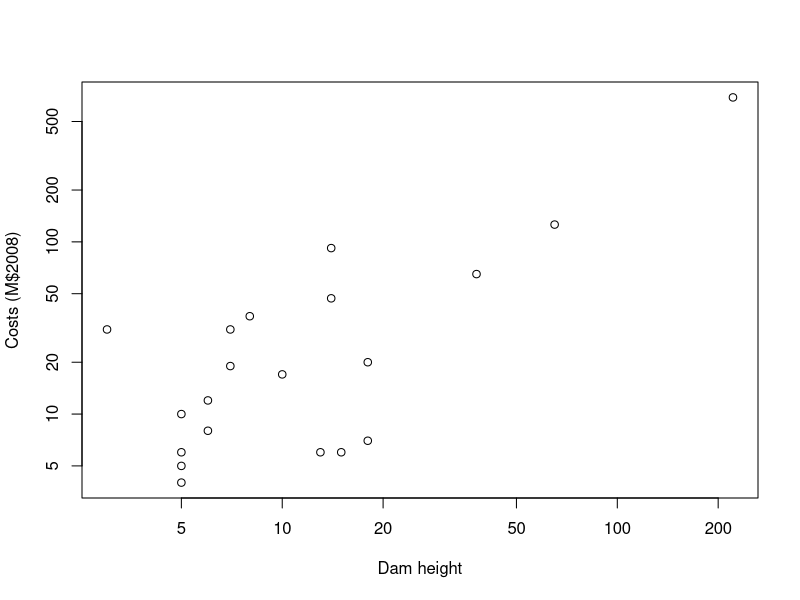
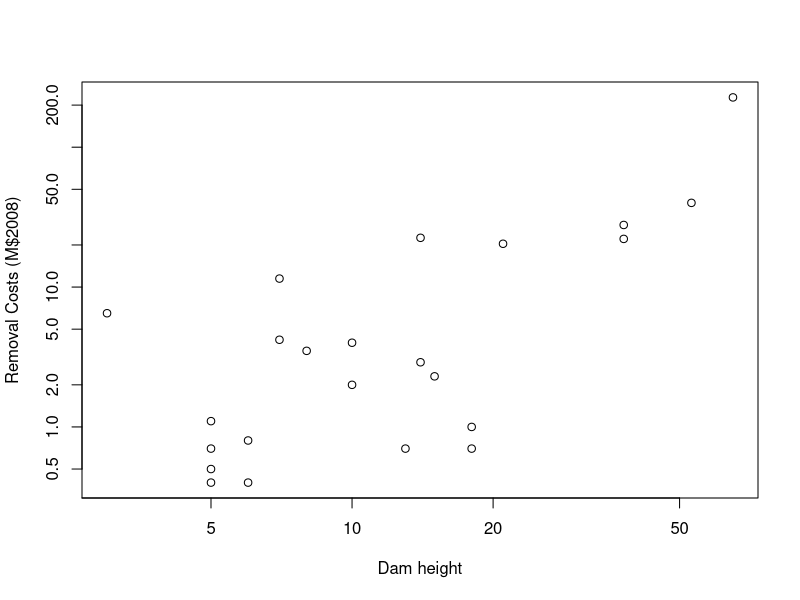

Generate these figures, in order, with R:
setwd("~/h_space/research/water/reservoirs")

df <- read.csv("costs.csv")

plot(df$Height..m., df$Estimated.2008.Construction.Cost..INEEL....M., log="xy", xlab="Dam height", ylab="Costs (M$2008)")

df$logcost <- log(df$Estimated.2008.Construction.Cost..INEEL....M.)
df$logheight <- log(df$Height..m.)
summary(lm(logcost ~ logheight, data=df))

df$logcost2 <- log(df$Removal.Cost.Inflated.to.2008.using.USACE.Index...M.)
summary(lm(logcost2 ~ logheight, data=df))

df <- read.csv("removals.csv")

df$logcost <- log(df$Inflated.Removal.Cost...M.)
df$logheight <- log(df$Dam.Height..m.)
df$logrezsize <- log(df$Reservoir.Size..Ha.)
mod <- lm(logcost ~ logheight + logrezsize + Built..year. + Removal.Complete..year., data=df[!is.na(df$Removal.Complete..year.) & !is.na(df$logrezsize),])

library(MASS)

stepAIC(mod)

plot(df$Dam.Height..m., df$Inflated.Removal.Cost...M., log="xy", xlab="Dam height", ylab="Removal Costs (M$2008)")

summary(lm(logcost ~ logheight, data=df))
